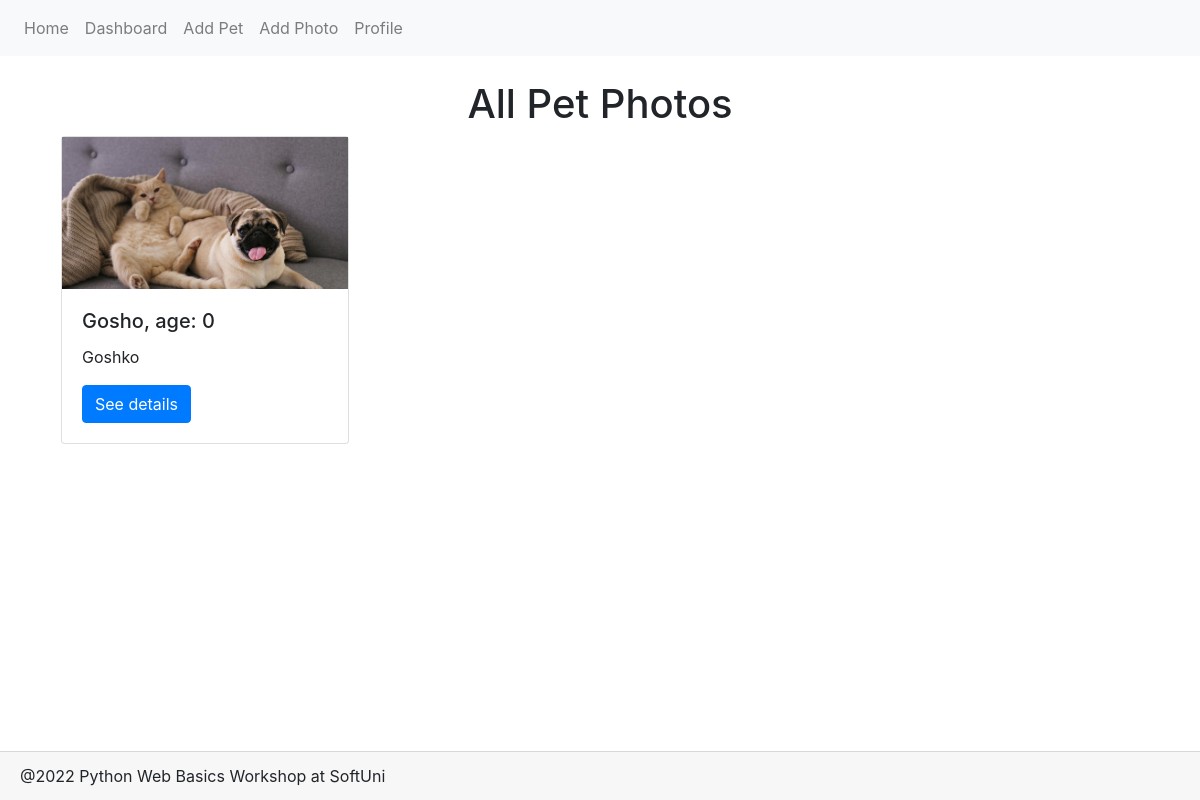
Before: /dashboard/ with the older database file.
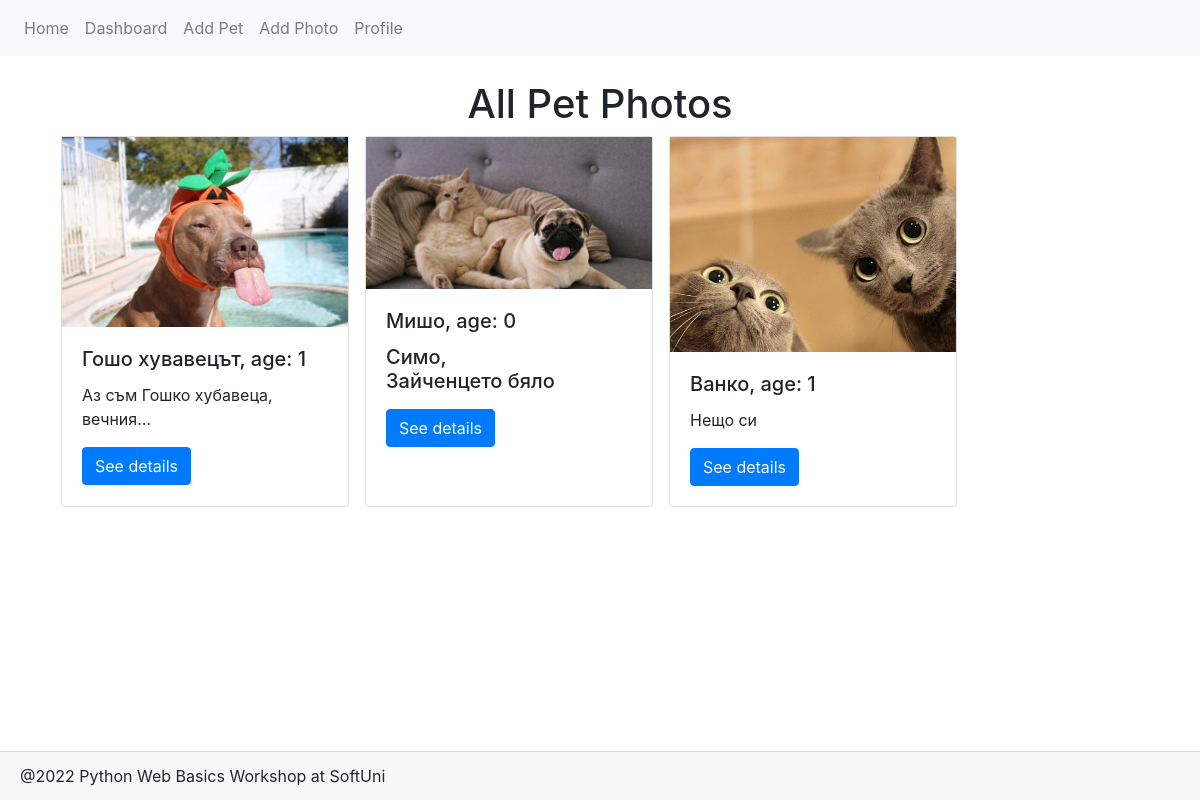
After: the same page with the newer database file.
### petstagram/main_app/models.py (models this page shows, shortened)
class PetPhoto(models.Model):
    photo = models.ImageField(
        upload_to='images/',
        validators=(validate_max_size,)
    )
    tagged_pets = models.ManyToManyField(
        Pet,
    )
    description = models.TextField(
        null=True,
        blank=True,
    )
    publication_date = models.DateTimeField(
        auto_now_add=True,
    )
    likes = models.IntegerField(default=0,)

class Pet(models.Model):
    CAT = "Cat"
    DOG = "Dog"
    BUNNY = "Bunny"
    FISH = "Fish"
    OTHER = "Other"
    PETS = [(x, x) for x in (CAT, DOG, BUNNY, FISH, OTHER)]
    name = models.CharField(max_length=30,)
    pets_type = models.CharField(
        max_length=max(len(x) for x, y in PETS),
        choices=PETS,
    )
    date_of_birth = models.DateField(
        null=True,
        blank=True,
    )
    user_profile = models.ForeignKey(
        Profile,
        on_delete=models.CASCADE,
    )
    @property
    def age(self):
        return datetime.date.today().year - self.date_of_birth.year
    class Meta:
        unique_together = ('user_profile', 'name')

### petstagram/main_app/views.py (the view)
# urls.py: path('dashboard/', show_dashboard, name='dashboard'),
def show_dashboard(request):
    profile = get_profile()
    if not profile:
        return redirect('401')
    pet_photos = set(PetPhoto.objects.filter(tagged_pets__user_profile=profile))
    context = {
        'pet_photos': pet_photos,
    }
    return render(request, "dashboard.html", context)

### petstagram/main_app/templatetags/profiles.py (called while the page is built)
@register.simple_tag()
def has_profile():
    return Profile.objects.count() > 0

### petstagram/main_app/views.py (called while the page is built)
def get_profile():
    profiles = Profile.objects.all()
    if profiles:
        return profiles[0]
    return None

### petstagram/main_app/templates/dashboard.html
{% extends 'base.html' %}
{% block page_content %}
    {% if pet_photos %}
    <h1 class='text-center'>All Pet Photos</h1>
    <div class="container mb-5">
        <div class="row mb-5">
            {% for pet_photo in pet_photos %}
            <div class="card ml-3 mb-3" style="width: 18rem;">
                <img src="{{ pet_photo.photo.url }}" class=""
                     class="card-img-top" alt="Photo description">
                <div class="card-body">
                    {% for pet in pet_photo.tagged_pets.all %}
                    <h5 class="card-title">{{ pet.name }}, {% if pet.date_of_birth %} age: {{ pet.age }}</h5>
                        {% endif %}
                    {% endfor %}
                    <p class="card-text">{{ pet_photo.description|truncatechars:30}}</p>
                    <a href="{% url 'photo details' pet_photo.id %}" class="btn btn-primary">See details</a>
                </div>
            </div>
            {% endfor %}
        </div>
    </div>
    {% else %}
        <h1 class='text-center'>No pet photos yet</h1>
    <div class=" row d-flex justify-content-center align-content-center">
        <a href="#" class="btn btn-lg btn-secondary row align-self-baseline">Add Photo</a>
    </div>
        {% endif %}
{% endblock %}

### templates/base.html (shortened to what this page needs)
{% load profiles %}
<!DOCTYPE html>
<html lang="en">
<head>
    <link rel="stylesheet" href="https://stackpath.bootstrapcdn.com/bootstrap/4.3.1/css/bootstrap.min.css"
>
    <link rel="stylesheet" href="https://stackpath.bootstrapcdn.com/font-awesome/4.7.0/css/font-awesome.min.css"
>
</head>
<body>
<nav class="navbar navbar-expand-lg navbar-light bg-light" style="margin-bottom:2%">
    {% has_profile as hp %}
    <div class="collapse navbar-collapse" id="navbarNavDropdown">
        <ul class="navbar-nav">
            <li class="nav-item">
                <a class="nav-link" href="{% url 'index' %}">Home</a>
            </li>
            {% if hp %}
            <li class="nav-item">
                <a class="nav-link" href="{% url 'dashboard' %}">Dashboard</a>
            </li>
                {% if not hide_additional_nav_items %}
            <li class="nav-item">
                <a class="nav-link" href="#">Add Pet</a>
            </li>
            <li class="nav-item">
                <a class="nav-link" href="#">Add Photo</a>
            </li>
                {% endif %}
            <li class="nav-item">
                <a class="nav-link" href="{% url 'profile' %}">Profile</a>
            </li>
            {% endif %}
        </ul>
    </div>
</nav>
<div class="container">
{% block page_content %}
{% endblock %}
</div>
<footer class="fixed-bottom card-footer ">
    <div>@2022 Python Web Basics Workshop at SoftUni</div>
</footer>
</body>
</html>

Changed rows visible on the page:
changed PetPhoto: photo: a different picture; description "Goshko" → "Аз съм Гошко хубавеца, вечния…"
changed Pet: name "Gosho" → "Гошо хувавецът"; age "0" → "1"
added PetPhoto: photo (picture), description "Зайченцето бяло"
added Pet: name "Мишо", age "0", shown under "Зайченцето бяло"
added Pet: name "Симо", shown under "Зайченцето бяло"
added PetPhoto: photo (picture), description "Нещо си"
added Pet: name "Ванко", age "1", shown under "Нещо си"
